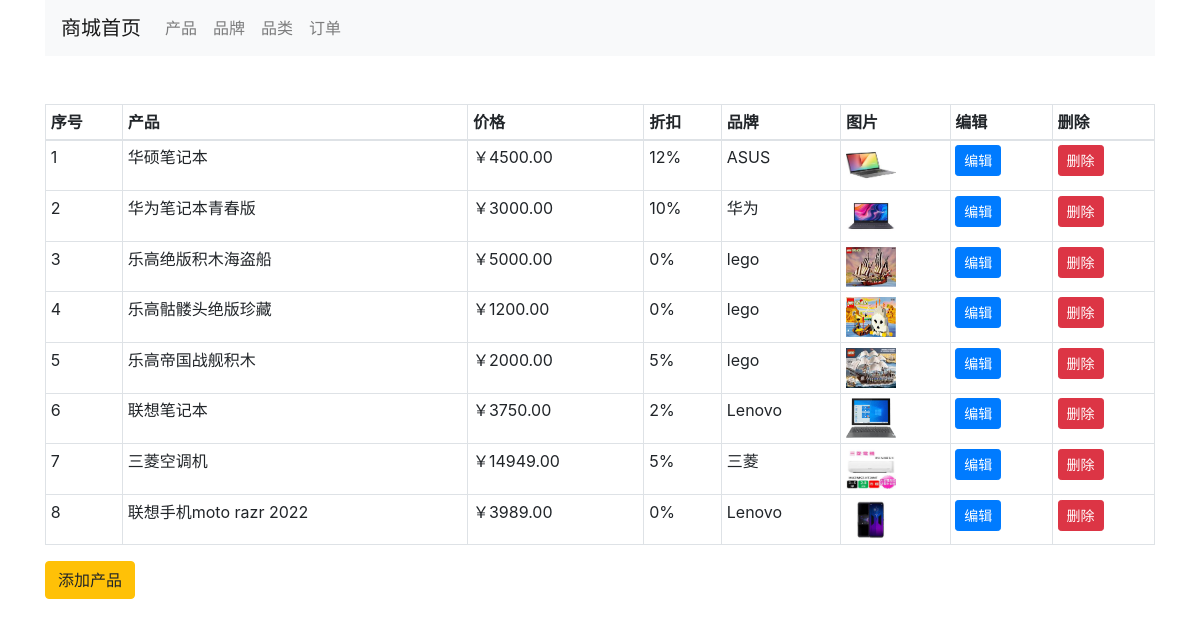
The page /admin (signed in) on the database its author committed.
### shop/products/models.py (models this page shows, shortened)
class Addproduct(db.Model):
    __searchable__ = ['name','desc']
    id = db.Column(db.Integer, primary_key=True)
    name = db.Column(db.String(80),nullable=False)
    price = db.Column(db.Numeric(10,2),nullable=False)
    discount = db.Column(db.Integer,default=0)
    stock = db.Column(db.Integer,nullable=False)
    colors = db.Column(db.Text,nullable=False)
    desc = db.Column(db.Text,nullable=False)
    pub_date = db.Column(db.DateTime,nullable=False,default=datetime.utcnow)
    brand_id = db.Column(db.Integer, db.ForeignKey('brand.id'),nullable=False)
    brand = db.relationship('Brand',backref=db.backref('brands', lazy='dynamic'))
    category_id = db.Column(db.Integer, db.ForeignKey('category.id'),nullable=False)
    category = db.relationship('Category',backref=db.backref('posts', lazy='dynamic'))
    image_1 = db.Column(db.String(150),nullable=False,default='image.jpg')
    image_2 = db.Column(db.String(150),nullable=False,default='image.jpg')
    image_3 = db.Column(db.String(150),nullable=False,default='image.jpg')

class Brand(db.Model):
    id = db.Column(db.Integer,primary_key=True)
    name = db.Column(db.String(30),nullable=False,unique=True)

### shop/admin/routes.py (the view)
@app.route('/admin')
def admin():
    if 'email' not in session:
        flash(f'请先登陆','danger')
        return redirect(url_for('login'))
    products = Addproduct.query.all()
    return render_template('admin/index.html',title='admin page',products=products)

### shop/templates/admin/index.html (shortened to what this page needs)
{% extends 'layout.html' %}
{% block content %}
{% include 'adminbar.html' %}
<div class="container mt-5">
    <table class="table table-sm table-bordered">
        <thead>
            <th>序号</th>
            <th>产品</th>
            <th>价格</th>
            <th>折扣</th>
            <th>品牌</th>
            <th>图片</th>
            <th>编辑</th>
            <th>删除</th>
        </thead>
        <tbody>
            {% for product in products %}
            <tr>
                <td>{{loop.index}}</td>
                <td>{{product.name}}</td>
                <td>￥{{product.price}}</td>
                <td>{{product.discount}}%</td>
                <td>{{product.brand.name}}</td>
                <td><img src="{{url_for('static',filename='images/'+product.image_1)}}" width="50" height="40"></td>
                <td><a href="{{url_for('updateproduct',id=product.id)}}" class="btn btn-primary btn-sm">编辑</a></td>
                <td>
                  <button type="button" class="btn btn-danger btn-sm" data-toggle="modal" data-target="#exampleModal-{{product.id}}">
                    删除
                  </button>
                </td>
            </tr>
            {% endfor %}
        </tbody>
    </table>
    <p><a href="{{url_for('addproduct')}}" class="btn btn-warning btn-middle">添加产品</a></p>
</div>
{% endblock content %}

### rows shown on the page
Addproduct: name "华硕笔记本", price "4500.00", discount "12", brand.name "ASUS", image_1 (picture)
Addproduct: name "华为笔记本青春版", price "3000.00", discount "10", brand.name "华为", image_1 (picture)
Addproduct: name "乐高绝版积木海盗船", price "5000.00", discount "0", brand.name "lego", image_1 (picture)
Addproduct: name "乐高骷髅头绝版珍藏", price "1200.00", discount "0", brand.name "lego", image_1 (picture)
Addproduct: name "乐高帝国战舰积木", price "2000.00", discount "5", brand.name "lego", image_1 (picture)
Addproduct: name "联想笔记本", price "3750.00", discount "2", brand.name "Lenovo", image_1 (picture)
Addproduct: name "三菱空调机", price "14949.00", discount "5", brand.name "三菱", image_1 (picture)
Addproduct: name "联想手机moto razr 2022", price "3989.00", discount "0", brand.name "Lenovo", image_1 (picture)
